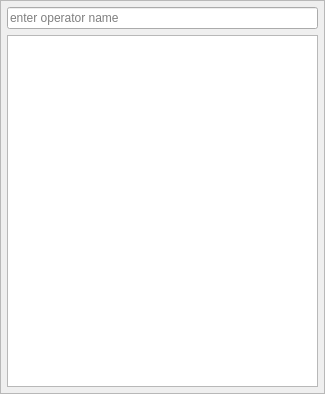
<?xml version="1.0" encoding="UTF-8"?>
<ui version="4.0">
 <class>OperatorSelector</class>
 <widget class="QDialog" name="OperatorSelector">
  <property name="geometry">
   <rect>
    <x>0</x>
    <y>0</y>
    <width>325</width>
    <height>394</height>
   </rect>
  </property>
  <property name="windowTitle">
   <string>Dialog</string>
  </property>
  <layout class="QVBoxLayout" name="verticalLayout">
   <property name="leftMargin">
    <number>0</number>
   </property>
   <property name="topMargin">
    <number>0</number>
   </property>
   <property name="rightMargin">
    <number>0</number>
   </property>
   <property name="bottomMargin">
    <number>0</number>
   </property>
   <item>
    <widget class="QFrame" name="frame">
     <property name="frameShape">
      <enum>QFrame::StyledPanel</enum>
     </property>
     <property name="frameShadow">
      <enum>QFrame::Plain</enum>
     </property>
     <layout class="QVBoxLayout" name="verticalLayout_2">
      <property name="leftMargin">
       <number>6</number>
      </property>
      <property name="topMargin">
       <number>6</number>
      </property>
      <property name="rightMargin">
       <number>6</number>
      </property>
      <property name="bottomMargin">
       <number>6</number>
      </property>
      <item>
       <widget class="QLineEdit" name="lineEdit">
        <property name="placeholderText">
         <string>enter operator name</string>
        </property>
       </widget>
      </item>
      <item>
       <widget class="QTreeWidget" name="treeWidget">
        <attribute name="headerVisible">
         <bool>false</bool>
        </attribute>
        <column>
         <property name="text">
          <string notr="true">1</string>
         </property>
        </column>
       </widget>
      </item>
     </layout>
    </widget>
   </item>
  </layout>
 </widget>
 <resources/>
 <connections/>
</ui>
